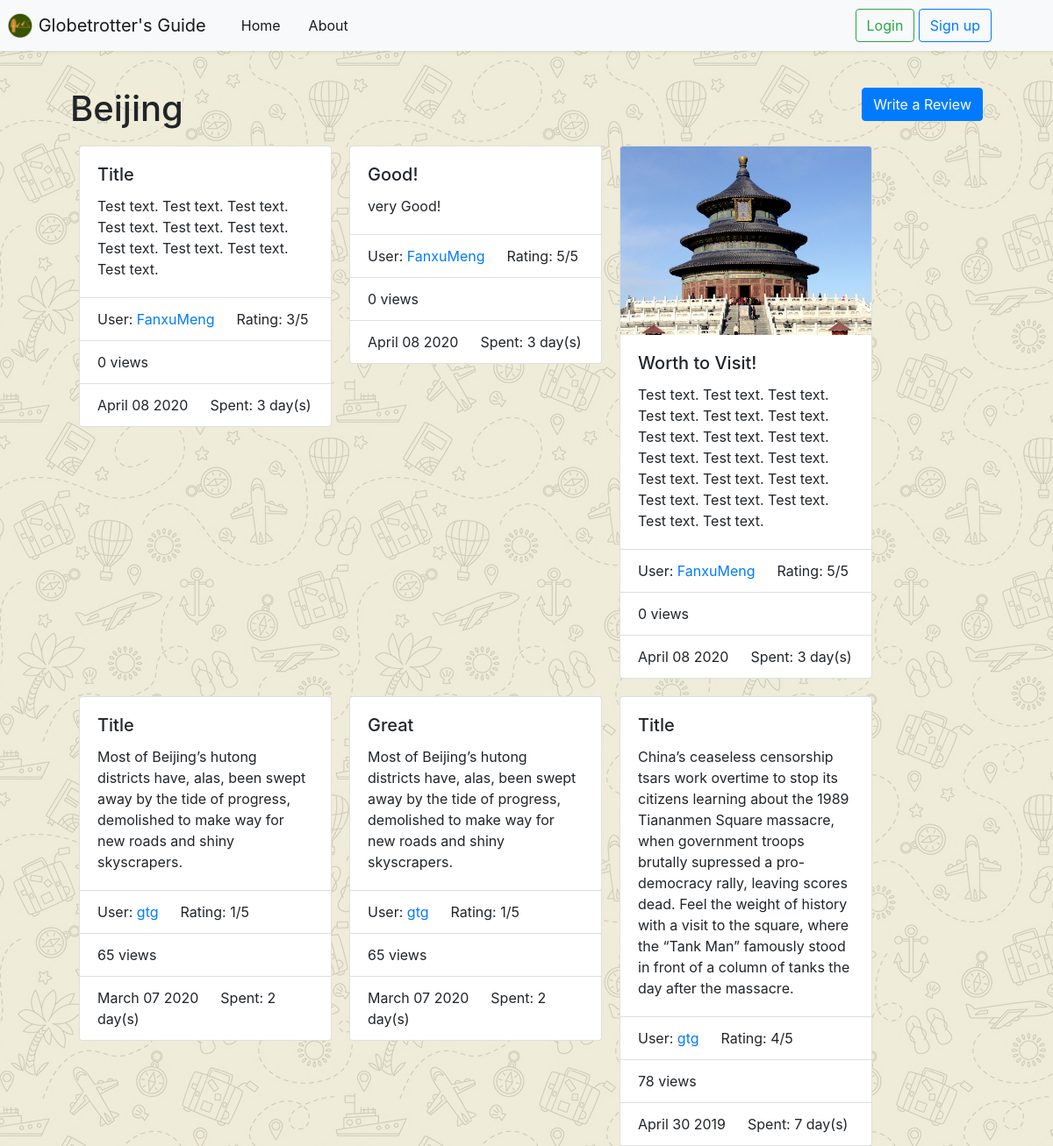
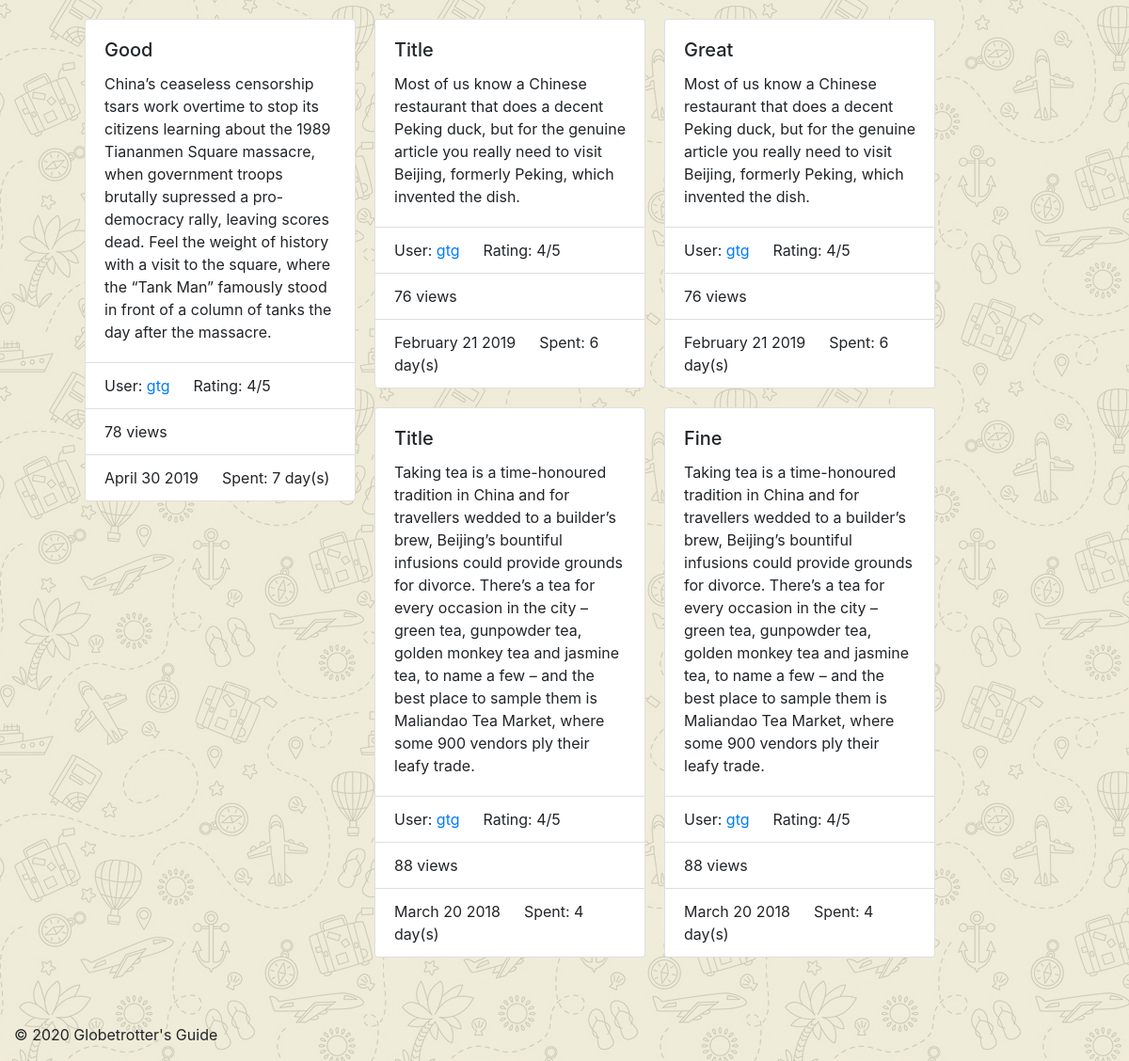
The page /GlobetrottersGuide/asia/china/beijing/ on the database its author committed (2 pictures, top to bottom).
### GlobetrottersGuide/models.py (models this page shows, shortened)
class City(models.Model):
    NAME_MAX_LENGTH = 128
    country = models.ForeignKey(Country, on_delete=models.CASCADE)
    name = models.CharField(max_length=128, unique=True)
    views = models.IntegerField(default=0)
    likes = models.IntegerField(default=0)
    slug = models.SlugField(unique=True)
    reviewNum = 0
    class Meta:
        verbose_name_plural = 'Cities'

class cityReview(models.Model):
    TEXT_MAX_LENGTH = 2000
    RATING_CHOICES = (
        (1, '1'),
        (2, '2'),
        (3, '3'),
        (4, '4'),
        (5, '5'),
    )
    user = models.ForeignKey(User, on_delete=models.CASCADE)
    belong_city = models.ForeignKey(City, on_delete=models.CASCADE)
    publish_date = models.DateTimeField('date published')
    views = models.IntegerField(default=0)
    likes = models.IntegerField(default=0)
    timeSpent = models.DurationField(blank=False)
    image = models.ImageField(upload_to='review_images', blank=True)
    title = models.CharField(max_length=128, default='Title')
    text = models.TextField(max_length=2000, blank=False)
    rating = models.IntegerField(choices=RATING_CHOICES)

### GlobetrottersGuide/views.py (the view)
def home_city(request, continent_name_slug, country_name_slug, city_name_slug):
    context_dict = {}
    try:
        continent = Continent.objects.get(slug=continent_name_slug)
        country = Country.objects.get(slug=country_name_slug)
        city = City.objects.get(slug=city_name_slug)
        reviews = cityReview.objects.filter(belong_city=city).order_by('-publish_date')
        context_dict['continent'] = continent
        context_dict['country'] = country
        context_dict['city'] = city
        context_dict['reviews'] = reviews
        context_dict['review_num'] = len(reviews)
    except City.DoesNotExist:
        context_dict['city'] = None
    return render(request, 'GlobetrottersGuide/home_city.html', context=context_dict)

### templates/GlobetrottersGuide/home_city.html
<!DOCTYPE html>
{% extends 'GlobetrottersGuide/base.html'%}
{% load staticfiles %}
{% load gtg_template_tags %}
{% block title_block%}
    <div class="row">
        <div class="col">
        <h1>{{ city.name }}</h1>
        </div>
        <div class="col">
            <a role="button" class="btn btn-primary" href="{% url 'GlobetrottersGuide:ReviewCity' continent_name_slug=continent.slug country_name_slug=country.slug city_name_slug=city.slug %}" style="float:right">Write a Review</a>
        </div>
    </div>
{% endblock %}
{% block body_block %}
    {% if reviews %}
    {% for review in reviews %}
        <div class="card" style="width: 18rem;margin:10px;float:left;">
            {% if review.image %}
            <img src="{{ review.image.url }}" class="card-img-top" alt="No Image">
            {% endif %}
            <div class="card-body">
                <h5 class="card-title">{{ review.title }}</h5>
                <p class="card-text">{{ review.text }}</p>
            </div>
            <ul class="list-group list-group-flush">
                <li class="list-group-item">
                    User:
                    <a href="{% url 'GlobetrottersGuide:UserProfile' review.user.username %}">{{ review.user.username }}</a>
                    &emsp; Rating: {{ review.rating }}/5
                </li>
                <li class="list-group-item">{{ review.views }} views</li>
                <li class="list-group-item">{{ review.publish_date | date:"F d Y" }} &emsp; Spent: {{ review.timeSpent.days }} day(s)</li>
            </ul>
        </div>
    {% endfor %}
    {% else %}
        <p><h2>No one has reviewed this city yet.</h2></p>
    {% endif %}
{% endblock %}

### static/css/base-style.css (style rules this page uses)
body { background-image: url("background-bwy.png"); background-color: #cccccc; }

### rows shown on the page
City: name "Beijing"
cityReview: title "Title", text "Test text. Test text. Test text. Test text. Test text. Test text. Test text. Test text. Test text. Test text.", user.username "FanxuMeng", rating "3", views "0", publish_date "April 08 2020", timeSpent.days "3"
cityReview: title "Good!", text "very Good!", user.username "FanxuMeng", rating "5", views "0", publish_date "April 08 2020", timeSpent.days "3"
cityReview: image (picture), title "Worth to Visit!", text "Test text. Test text. Test text. Test text. Test text. Test text. Test text. Test text. Test text. Test text. Test text. Test text. Test text. Test text. Test text. Test text. Test text. Test text. Test text. Test text.", user.username "FanxuMeng", rating "5", views "0", publish_date "April 08 2020", timeSpent.days "3"
cityReview: title "Title", text "Most of Beijing’s hutong districts have, alas, been swept away by the tide of progress, demolished to make way for new roads and shiny skyscrapers.", user.username "gtg", rating "1", views "65", publish_date "March 07 2020", timeSpent.days "2"
cityReview: title "Great", text "Most of Beijing’s hutong districts have, alas, been swept away by the tide of progress, demolished to make way for new roads and shiny skyscrapers.", user.username "gtg", rating "1", views "65", publish_date "March 07 2020", timeSpent.days "2"
cityReview: title "Title", text "China’s ceaseless censorship tsars work overtime to stop its citizens learning about the 1989 Tiananmen Square massacre, when government troops brutally supressed a pro-democracy rally, leaving scores dead. Feel the weight of history with a visit to the square, where the “Tank Man” famously stood in front of a column of tanks the day after the massacre.", user.username "gtg", rating "4", views "78", publish_date "April 30 2019", timeSpent.days "7"
cityReview: title "Good", text "China’s ceaseless censorship tsars work overtime to stop its citizens learning about the 1989 Tiananmen Square massacre, when government troops brutally supressed a pro-democracy rally, leaving scores dead. Feel the weight of history with a visit to the square, where the “Tank Man” famously stood in front of a column of tanks the day after the massacre.", user.username "gtg", rating "4", views "78", publish_date "April 30 2019", timeSpent.days "7"
cityReview: title "Title", text "Most of us know a Chinese restaurant that does a decent Peking duck, but for the genuine article you really need to visit Beijing, formerly Peking, which invented the dish.", user.username "gtg", rating "4", views "76", publish_date "February 21 2019", timeSpent.days "6"
cityReview: title "Great", text "Most of us know a Chinese restaurant that does a decent Peking duck, but for the genuine article you really need to visit Beijing, formerly Peking, which invented the dish.", user.username "gtg", rating "4", views "76", publish_date "February 21 2019", timeSpent.days "6"
cityReview: title "Title", text "Taking tea is a time-honoured tradition in China and for travellers wedded to a builder’s brew, Beijing’s bountiful infusions could provide grounds for divorce. There’s a tea for every occasion in the city – green tea, gunpowder tea, golden monkey tea and jasmine tea, to name a few – and the best place to sample them is Maliandao Tea Market, where some 900 vendors ply their leafy trade.", user.username "gtg", rating "4", views "88", publish_date "March 20 2018", timeSpent.days "4"
cityReview: title "Fine", text "Taking tea is a time-honoured tradition in China and for travellers wedded to a builder’s brew, Beijing’s bountiful infusions could provide grounds for divorce. There’s a tea for every occasion in the city – green tea, gunpowder tea, golden monkey tea and jasmine tea, to name a few – and the best place to sample them is Maliandao Tea Market, where some 900 vendors ply their leafy trade.", user.username "gtg", rating "4", views "88", publish_date "March 20 2018", timeSpent.days "4"
